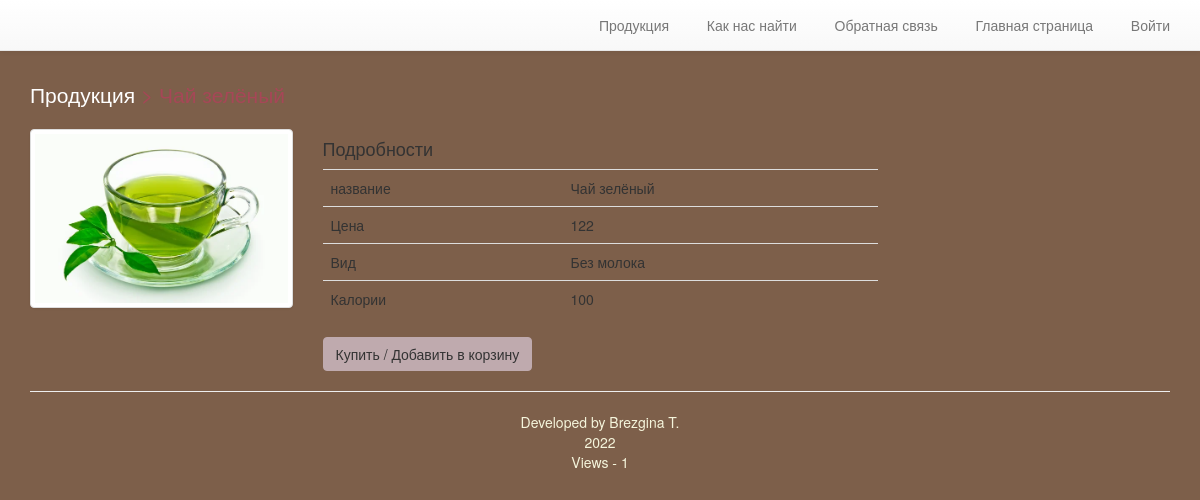
/4.ru/cake.php?id=10, run on the app's committed database.
### 4.ru/functions/database_functions.php (called while the page is built, shortened)
<?php
function getTypeById($conn, $id)
{
    $query = "SELECT * FROM `тип товара` WHERE `номер_вида`='$id'";
    $result = mysqli_query($conn, $query);
    if (!$result) {
        echo "Can't retrieve data " . mysqli_error($conn);
        exit;
    } else {
        $row = mysqli_fetch_assoc($result);
        $type = $row['название'];
        return $type;
    }
}
function selectCakeById($conn, $id)
{
    $query = "SELECT * FROM `товар` WHERE `номер_товара`='$id'";
    return mysqli_query($conn, $query);
}

### 4.ru/cake.php (the view, shortened to what this page needs)
<?php
$id = $_GET['id'];
require_once "./functions/database_functions.php";
$conn = db_connect();
$result = selectCakeById($conn, $id);
$row = mysqli_fetch_assoc($result);
require "./template/header.php";
?>
    <p style="color: #A64757;" class="lead" style="margin: 25px 0"><a href="cakes.php">Продукция</a> > <?php echo $row['название']; ?></p>
    <div class="row">
        <div class="col-md-3 text-center">
            <img class="img-responsive img-thumbnail" src="./images/<?php echo $row['Фото']; ?>">
        </div>
        <div class="col-md-6">
            <h4>Подробности</h4>
            <table class="table">
                <?php foreach ($row as $key => $value) {
                    if ($key == "номер_товара" || $key == "Фото") {
                        continue;
                    }
                    switch ($key) {
                        case "цена":
                            $key = "Цена";
                            break;
                        case "номер_вида":
                            $key = "Вид";
                            $value = getTypeById($conn, $value);
                            break;
                    }
                    ?>
                    <tr>
                        <td><?php echo $key; ?></td>
                        <td><?php echo $value; ?></td>
                    </tr>
                    <?php
                }
                ?>
            </table>
            <form method="post" action="cart.php">
                <input type="submit" value="Купить / Добавить в корзину" name="cart" class="btn btn-default2">
            </form>
        </div>
    </div>
<?php
require "./template/footer.php";
?>

### 4.ru/style/jumbotron.css (style rules this page uses)
body { padding-top: 50px; padding-bottom: 20px; }
#main > :first-child { margin-top: 30px; }

### 4.ru/style/style.css (style rules this page uses)
.btn-default2 { color: #333; background-color: #BFAAAE; border-color: #BFAAAE }

### 4.ru/template/header.php (style rules this page uses)
body { background-color: rgba(111, 78, 55, 0.9); }

### data on the page
товар: Фото (picture), название "Чай зелёный", цена "122", номер_вида.название "Без молока", Калории "100"

### other printed values
$key "название"
$key "Цена"
$key "Вид"
$key "Калории"
$count "1"
